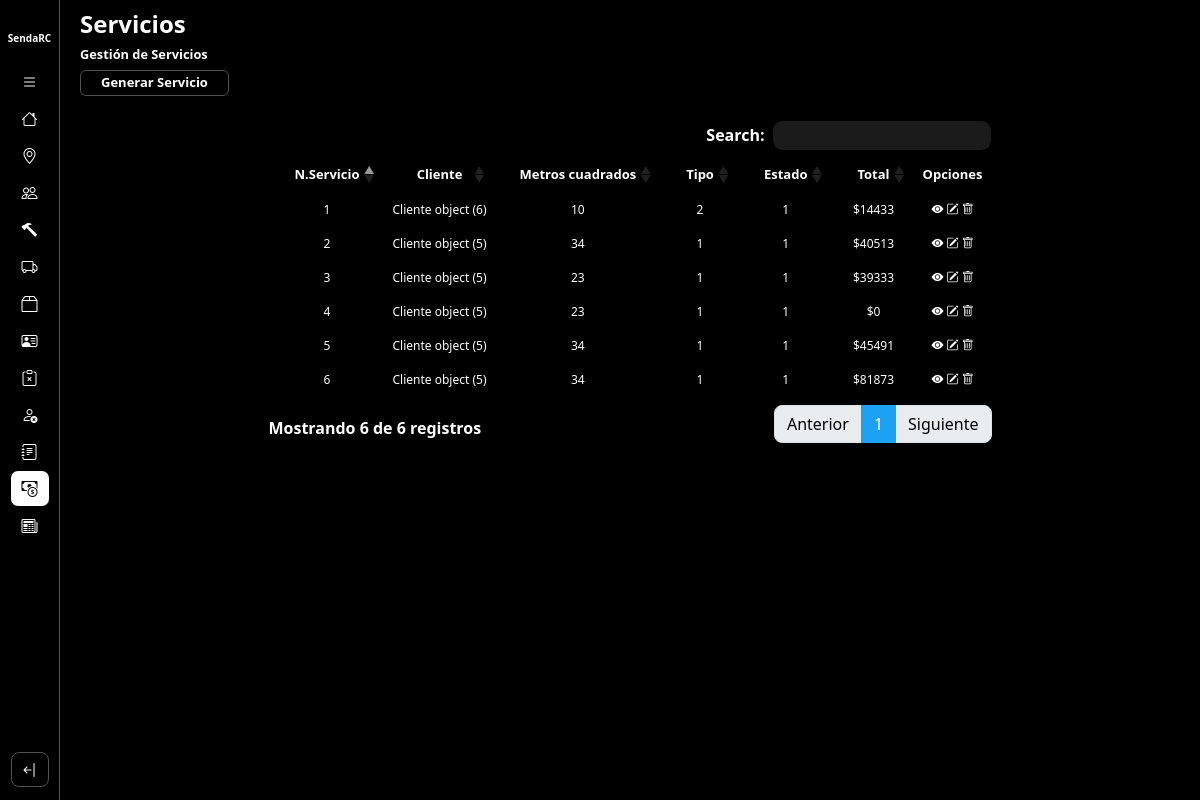
/servicio/gestionServicios/, run on an earlier commit of the app's database.
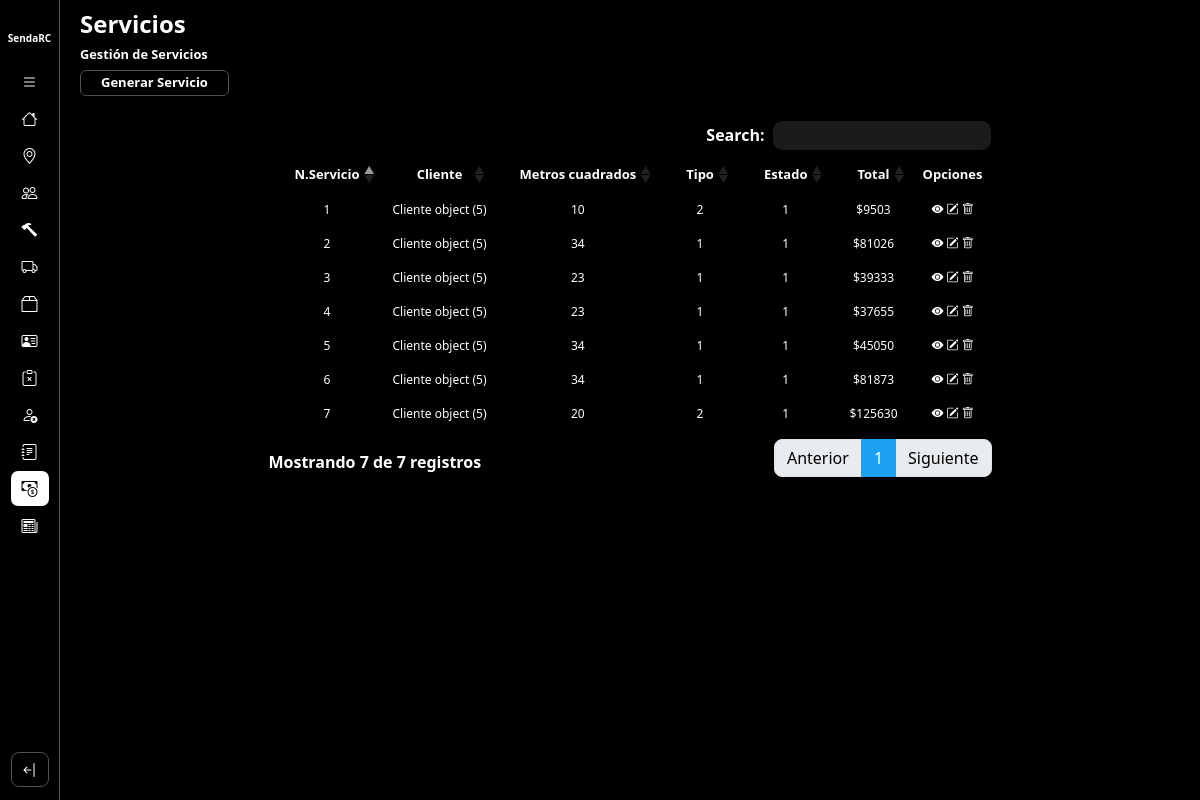
And on a later commit of the database.
### servicio/models.py (models this page shows)
class Servicio(models.Model):
    ESTADO = {
        (1, 'Presupuestodo'),
        (2, 'Vencido'),
        (3, 'Contratado'),
        (4, 'En Curso'),
        (5, 'Suspendido'),
        (6, 'Finalizado'),
        (7,'Cancelado'),
    }
    TIPO = {
        (1, 'Eventual'),
        (2, 'Determinado')
    }
    fecha_emision = models.DateField(auto_now=True, auto_now_add=False)
    plazo_vigencia = models.DateField(auto_now=False, auto_now_add=False)
    direccion = models.CharField(max_length=90)
    metros2 = models.IntegerField()
    observaciones = models.TextField()
    porcentaje = models.IntegerField()
    cant_empleados = models.IntegerField()
    importe_total = models.IntegerField()
    estado = models.PositiveIntegerField(choices=ESTADO)
    tipo = models.PositiveIntegerField(choices=TIPO)
    cliente = models.ForeignKey(Cliente, on_delete=models.DO_NOTHING)
    tipoServicios = models.ManyToManyField(TipoServicio, through='CantServicioTipoServicio')
    fecha_inicio = models.DateField(auto_now=False, auto_now_add=False, null=True)
    fecha_finaliza = models.DateField(auto_now=False, auto_now_add=False, null=True)
    empleado = models.ManyToManyField(Empleado, null=True)
    fecha_cancelada = models.DateField(auto_now=False, auto_now_add=False, null=True)

### core/models.py (models this page shows, shortened)
class Cliente(models.Model):
    TIPO = {
        (1, 'Ocacional'),
        (2, 'Habitual'),
    }
    TIPOPERSONA = {
        (1, 'Particular'),
        (2, 'Juridico')
    }
    nombre = models.CharField(max_length=50)
    apellido = models.CharField(max_length=50)
    direccion = models.CharField(max_length=50)
    tipo = models.PositiveIntegerField(choices=TIPO, default=1)
    tipoPersona = models.PositiveIntegerField(choices=TIPOPERSONA)
    cuil = models.CharField(unique=True,max_length=13)
    telefono =models.CharField(max_length=10)
    email = models.EmailField(max_length=254)
    localidad = models.ForeignKey(Localidad, on_delete=models.DO_NOTHING)
    activo = models.BooleanField(default=True)

### servicio/views.py (the view)
# urls.py: path('gestionServicios/', gestionServicios.as_view(), name = 'gestionServicios'),
class gestionServicios(ListView):
    model = Servicio
    template_name = 'servicio/gestionServicios.html'
    context_object_name = 'servicios'

### servicio/templates/servicio/gestionServicios.html
{% extends 'layouts/baseGestion.html' %}
{% load static %}
{% block extracss %}{{block.super}}
<link href="{% static 'css/baseGestion.css' %}" rel="stylesheet" />
{% endblock %}
{% block title%}
    <h1>Servicios</h1>
    <h2>Gestión de Servicios</h2>
    <a href="{% url 'presupuestarCliente' %}" class="btn-agregarEntidad">Generar Servicio</a>
{% endblock %}
{% block listado%}
<table class="table table-striped table-dark">
    <thead>
        <tr>
            <th scope="col">N.Servicio</th>
            <th scope="col">Cliente</th>
            <th scope="col">Metros cuadrados</th>
            <th scope="col">Tipo</th>
            <th scope="col">Estado</th>
            <th scope="col">Total</th>
            <th scope="col">Opciones</th>
        </tr>
    </thead>
    <tbody>
        {% for servicio in servicios %}
            <tr class="fila-tabla">
                <td scope="row">{{ servicio.pk }}</td>
                <td scope="row">{{ servicio.cliente }}</td>
                <td scope="row">{{ servicio.metros2 }}</td>
                <td scope="row">{{ servicio.tipo }}</td>
                <td scope="row">{{ servicio.estado }}</td>
                <td scope="row"><span>$</span>{{ servicio.importe_total }}</td>
                <td scope="row">
                    <button href="#" class="opcion" type="button" data-bs-toggle="offcanvas" data-bs-target="#offcanvasExample" aria-controls="offcanvasExample"><i class="bi bi-eye-fill"></i></button>
                    <a href="{% url 'modificarPresupuesto' servicio.pk %}" class="opcion"><i class="bi bi-pencil-square"></i></i></a>
                    <button href="#" class="opcion"><i class="bi bi-trash"></i></button>
                </td>
            </tr>
        {% endfor %}
    </tbody>
</table>
{% endblock %}

What changed in the data, as far as the page shows it:
changed Servicio id 1: cliente "Cliente object (6)" → "Cliente object (5)"; importe_total "14433" → "9503"
changed Servicio id 2: importe_total "40513" → "81026"
changed Servicio id 4: importe_total "0" → "37655"
changed Servicio id 5: importe_total "45491" → "45050"
added Servicio: pk "7", cliente "Cliente object (5)", metros2 "20", tipo "2", estado "1", importe_total "125630"
Also different on the page:
text written by a page script: "Search: Mostrando 6 de 6 registros Anterior 1 Siguiente" → "Search: Mostrando 7 de 7 registros Anterior 1 Siguiente"
